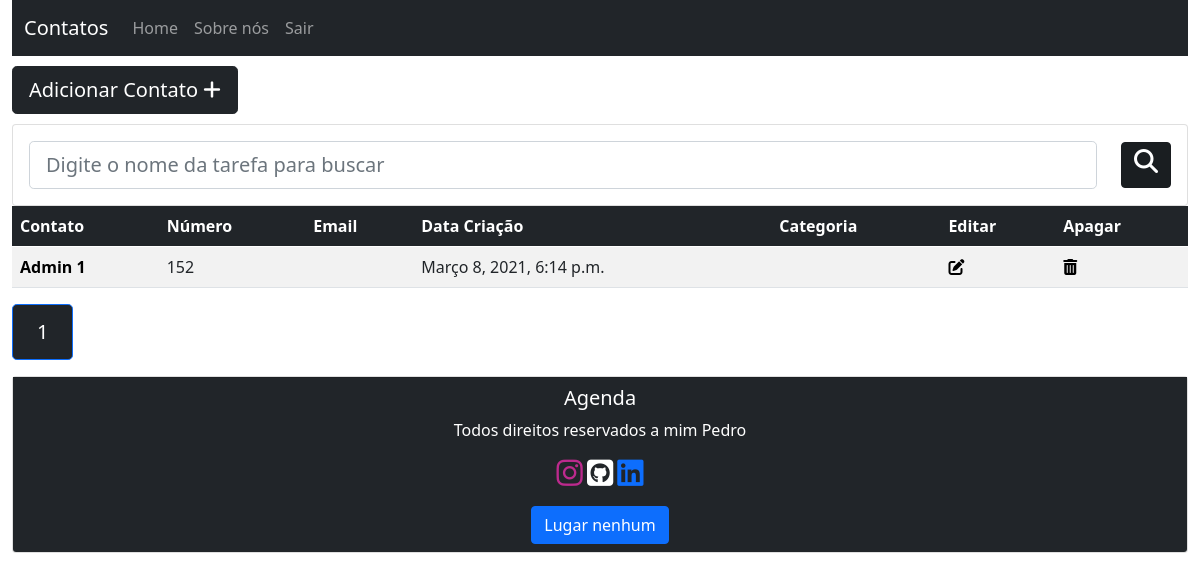
Screenshot of / (signed in) with the database file from the repository.
### contacts/models.py (models this page shows, shortened)
class Contact(models.Model):
    name = models.CharField(max_length=100)
    number = models.IntegerField()
    email = models.CharField(max_length=70, blank=True)
    creation_data = models.DateTimeField(default=timezone.now)
    description = models.TextField(blank=True)
    category = models.CharField(max_length=100, blank=True)
    user = models.ForeignKey(get_user_model(), on_delete=models.CASCADE)

### contacts/views.py (the view)
# urls.py: path('', views.contactsList, name='contacts-list'),
@login_required
def contactsList(request):
    search = request.GET.get('search')
    if search:
        contacts = Contact.objects.filter(name__icontains=search, user=request.user)
    else:
        contacts_list = Contact.objects.all().order_by('name').filter(user=request.user)
        paginator = Paginator(contacts_list, 10)
        page = request.GET.get('page')
        contacts = paginator.get_page(page)
    return render(request, 'contacts/list.html', {'contacts': contacts})

### contacts/templates/contacts/list.html (shortened to what this page needs)
{% extends 'base.html' %}
{% block content %}
<div>
<button type="button" class="btn btn-dark espaco btn-lg"><a href="newcontact/" class="link" style="color: white;">Adicionar Contato    <i class="fas fa-plus"></i></a></i></button>
<form method="GET" id="search-form" class="card card-sm">
  <div class="card-body row no-gutters align-items-center">
      <div class="col">
          <input class="form-control form-control-lg form-control-borderless" type="text" id="search" name="search"
          placeholder="Digite o nome da tarefa para buscar" value="{{ request.GET.search}}">
      </div>
      <div class="col-auto">
          <button  class="btn btn-dark active" type="submit"><i class="fas fa-search h4" id="search-btn" value="{{ request.GET.search}}"></i></button>
      </div>
  </div>
</form>
<table class="table table-hover table-striped table-responsive">
    <thead>
      <tr class="table-dark">
        <th scope="col">Contato</th>
        <th scope="col">Número</th>
        <th scope="col">Email</th>
        <th scope="col">Data Criação</th>
        <th scope="col">Categoria</th>
        <th scope="col">Editar</th>
        <th scope="col">Apagar</th>
      </tr>
    </thead>
    <tbody>
    {% for contact in contacts %}
        <tr>
          <th scope="row"><a href="/contact/{{ contact.id }}" class="link" style="color: black;">{{ contact.name }}</a></th>
            <td>{{ contact.number }}</td>
            <td>{{ contact.email }}</td>
            <td>{{ contact.creation_data }}</td>
            <td>{{ contact.category }}</td>
            <td><a href="edit/{{contact.id}}"><i class="fas fa-edit"></i></a></td>
            <td><a href="delete/{{contact.id}}" class="delete-btn"><i class="fas fa-trash-alt"></i></a></td>
        </tr>
    {% endfor %}
  </tbody>
  </table>
  <div class="pagination ">
    <ul class="pagination pagination-lg">
        {% for pagina in contacts.paginator.page_range %}
          {% if contacts.number == pagina %}
            <li class="page-item active"><a class="page-link bg-dark" href="?page={{ pagina }}&termo={{ request.GET.termo }}">{{ pagina }}</a></li>
          {% else %}
            <li class="page-item"><a class="page-link" href="?page={{ pagina }}&termo={{ request.GET.termo }}">{{ pagina }}</a></li>
          {%endif%}
        {% endfor %}
    </ul>
  </div>
</div>
{% endblock %}

### contacts/static/css/style.css (style rules this page uses)
.link { text-decoration: none; }
.espaco { margin: 10px 0; }
.fa-trash-alt, .fa-edit { color: black; }

### rows the page displays
Contact: name "Admin 1", number "152", creation_data "Março 8, 2021, 6:14 p.m."

### other values shown
{{ pagina }} "1"
